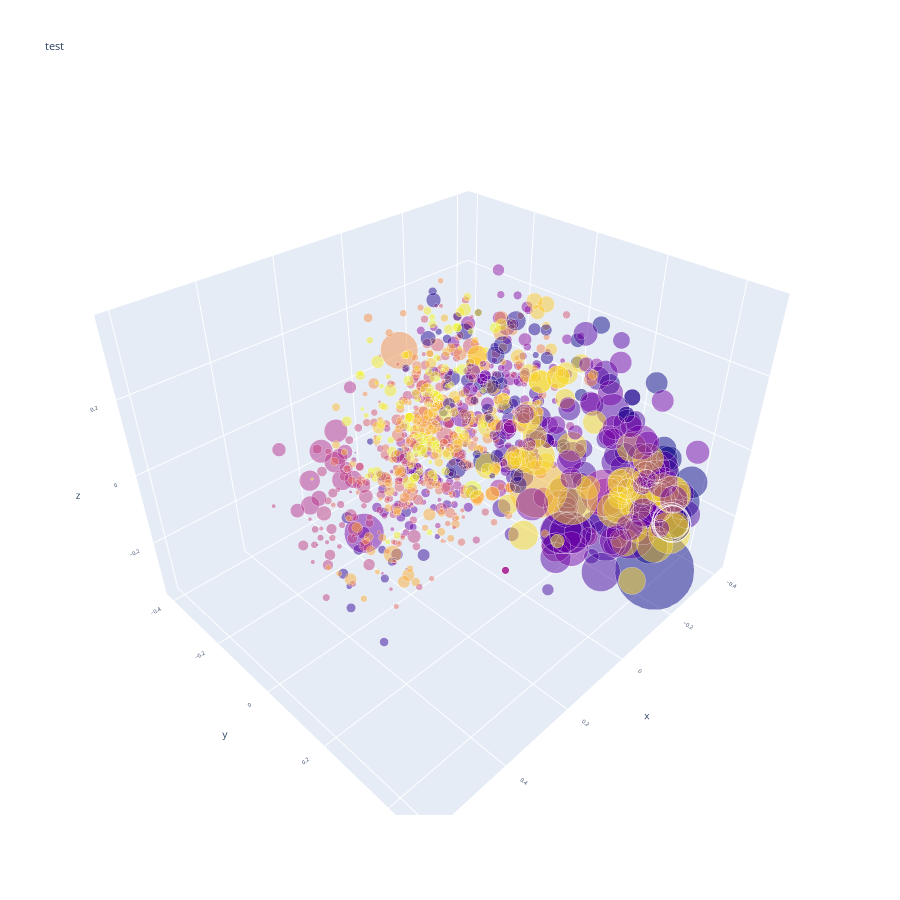

This figure's notebook cell:
### Code cell
get3Plot(df_merge,title='test',colour_col='artist_coding',label_col='genre',font=8,sizing_factor=df_merge.lyric_count_norm)

### Figure 1 — Plotly figure (JSON) as saved in the notebook; plotly's stock layout.template omitted (floating-point values rounded to 4 significant figures; data arrays with more than 128 entries replaced by an {"elided": "..."} marker saying what was removed)
{"data": [{"marker": {"color": {"elided": "1064 int values"}, "size": {"elided": "1064 float values"}}, "mode": "markers", "name": "False", "opacity": 0.7, "text": {"elided": "1064 str values"}, "textposition": "middle right", "type": "scatter3d", "visible": true, "x": {"elided": "1064 float values"}, "y": {"elided": "1064 float values"}, "z": {"elided": "1064 float values"}}], "layout": {"autosize": false, "font": {"family": "Open Sans", "size": 8}, "height": 900, "margin": {"b": 85, "l": 40, "pad": 0, "r": 40, "t": 100}, "showlegend": false, "title": {"text": "test"}, "width": 900, "xaxis": {"showgrid": false, "showline": false, "showticklabels": true, "title": {"text": ""}, "zeroline": false}, "yaxis": {"showgrid": false, "showline": false, "showticklabels": true, "title": {"text": ""}, "zeroline": false}}}
